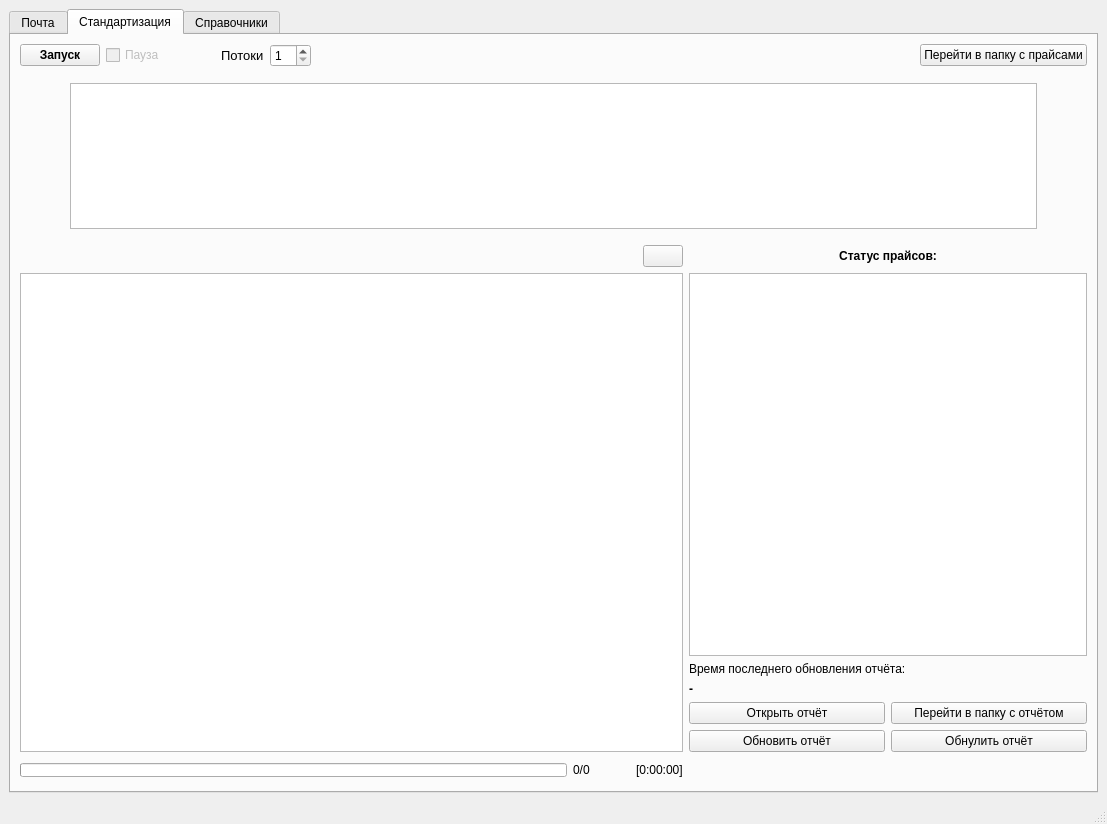
<?xml version="1.0" encoding="UTF-8"?>
<ui version="4.0">
 <class>MainWindow</class>
 <widget class="QMainWindow" name="MainWindow">
  <property name="geometry">
   <rect>
    <x>0</x>
    <y>0</y>
    <width>1107</width>
    <height>824</height>
   </rect>
  </property>
  <property name="windowTitle">
   <string>MainWindow</string>
  </property>
  <widget class="QWidget" name="centralwidget">
   <layout class="QGridLayout" name="gridLayout">
    <item row="0" column="0">
     <widget class="QTabWidget" name="tabWidget">
      <property name="currentIndex">
       <number>1</number>
      </property>
      <widget class="QWidget" name="tab_2">
       <attribute name="title">
        <string>Почта</string>
       </attribute>
       <layout class="QGridLayout" name="gridLayout_4">
        <item row="0" column="0">
         <layout class="QGridLayout" name="gridLayout_3" rowstretch="3,2,25,3,3,3,55">
          <item row="0" column="0">
           <layout class="QHBoxLayout" name="horizontalLayout_4">
            <item>
             <widget class="QPushButton" name="StartButton_0">
              <property name="font">
               <font>
                <bold>true</bold>
               </font>
              </property>
              <property name="styleSheet">
               <string notr="true"/>
              </property>
              <property name="text">
               <string>Запуск</string>
              </property>
              <property name="icon">
               <iconset theme="QIcon::ThemeIcon::MediaPlaybackStart"/>
              </property>
              <property name="iconSize">
               <size>
                <width>15</width>
                <height>15</height>
               </size>
              </property>
             </widget>
            </item>
            <item>
             <widget class="QCheckBox" name="PauseCheckBox_0">
              <property name="enabled">
               <bool>false</bool>
              </property>
              <property name="text">
               <string>Пауза</string>
              </property>
             </widget>
            </item>
            <item>
             <spacer name="horizontalSpacer_7">
              <property name="orientation">
               <enum>Qt::Orientation::Horizontal</enum>
              </property>
              <property name="sizeType">
               <enum>QSizePolicy::Policy::Expanding</enum>
              </property>
              <property name="sizeHint" stdset="0">
               <size>
                <width>40</width>
                <height>20</height>
               </size>
              </property>
             </spacer>
            </item>
            <item>
             <widget class="QPushButton" name="ToMailFilesDirButton_0">
              <property name="text">
               <string>Перейти в папку с прайсами</string>
              </property>
              <property name="icon">
               <iconset theme="QIcon::ThemeIcon::FolderOpen"/>
              </property>
              <property name="iconSize">
               <size>
                <width>15</width>
                <height>15</height>
               </size>
              </property>
             </widget>
            </item>
           </layout>
          </item>
          <item row="1" column="0">
           <widget class="QLabel" name="TableLabel_0">
            <property name="font">
             <font>
              <pointsize>10</pointsize>
              <bold>true</bold>
             </font>
            </property>
            <property name="text">
             <string>Таблица с несохранёнными прайсами:</string>
            </property>
            <property name="alignment">
             <set>Qt::AlignmentFlag::AlignLeading|Qt::AlignmentFlag::AlignLeft|Qt::AlignmentFlag::AlignVCenter</set>
            </property>
           </widget>
          </item>
          <item row="2" column="0">
           <widget class="QTableView" name="MailStatusTable_0">
            <property name="styleSheet">
             <string notr="true"/>
            </property>
            <property name="inputMethodHints">
             <set>Qt::InputMethodHint::ImhNone</set>
            </property>
           </widget>
          </item>
          <item row="3" column="0">
           <layout class="QHBoxLayout" name="horizontalLayout_5">
            <item>
             <widget class="QPushButton" name="UpdateReportButton_0">
              <property name="text">
               <string>Обновить отчёт</string>
              </property>
              <property name="icon">
               <iconset theme="QIcon::ThemeIcon::SystemReboot"/>
              </property>
              <property name="iconSize">
               <size>
                <width>13</width>
                <height>13</height>
               </size>
              </property>
             </widget>
            </item>
            <item>
             <widget class="QPushButton" name="ResetMailReportButton_0">
              <property name="text">
               <string>Обнулить отчёт</string>
              </property>
              <property name="icon">
               <iconset theme="QIcon::ThemeIcon::EditDelete"/>
              </property>
              <property name="iconSize">
               <size>
                <width>15</width>
                <height>15</height>
               </size>
              </property>
             </widget>
            </item>
            <item>
             <widget class="QPushButton" name="OpenReportButton_0">
              <property name="text">
               <string>Открыть отчёт</string>
              </property>
              <property name="icon">
               <iconset theme="QIcon::ThemeIcon::DocumentPageSetup"/>
              </property>
             </widget>
            </item>
            <item>
             <widget class="QPushButton" name="ToMailReportDirButton_0">
              <property name="text">
               <string>Перейти в папку с отчётом</string>
              </property>
              <property name="icon">
               <iconset theme="QIcon::ThemeIcon::FolderOpen"/>
              </property>
              <property name="iconSize">
               <size>
                <width>18</width>
                <height>15</height>
               </size>
              </property>
             </widget>
            </item>
            <item>
             <spacer name="horizontalSpacer_10">
              <property name="orientation">
               <enum>Qt::Orientation::Horizontal</enum>
              </property>
              <property name="sizeHint" stdset="0">
               <size>
                <width>40</width>
                <height>20</height>
               </size>
              </property>
             </spacer>
            </item>
           </layout>
          </item>
          <item row="4" column="0">
           <layout class="QHBoxLayout" name="horizontalLayout_6">
            <item>
             <widget class="QLabel" name="Label_0">
              <property name="text">
               <string>Время последнего обновления отчёта:</string>
              </property>
             </widget>
            </item>
            <item>
             <widget class="QLabel" name="TimeOfLastReportUpdatelabel_0">
              <property name="font">
               <font>
                <bold>true</bold>
               </font>
              </property>
              <property name="text">
               <string>-</string>
              </property>
             </widget>
            </item>
            <item>
             <spacer name="horizontalSpacer_8">
              <property name="orientation">
               <enum>Qt::Orientation::Horizontal</enum>
              </property>
              <property name="sizeHint" stdset="0">
               <size>
                <width>40</width>
                <height>20</height>
               </size>
              </property>
             </spacer>
            </item>
           </layout>
          </item>
          <item row="5" column="0">
           <layout class="QHBoxLayout" name="horizontalLayout_7">
            <item>
             <spacer name="horizontalSpacer_6">
              <property name="orientation">
               <enum>Qt::Orientation::Horizontal</enum>
              </property>
              <property name="sizeHint" stdset="0">
               <size>
                <width>40</width>
                <height>20</height>
               </size>
              </property>
             </spacer>
            </item>
            <item>
             <widget class="QPushButton" name="LogButton_0">
              <property name="toolTip">
               <string comment="Открыть файл с логами"/>
              </property>
              <property name="whatsThis">
               <string comment="Открыть файл с логами"/>
              </property>
              <property name="text">
               <string/>
              </property>
              <property name="icon">
               <iconset theme="QIcon::ThemeIcon::FormatJustifyLeft"/>
              </property>
              <property name="shortcut">
               <string/>
              </property>
             </widget>
            </item>
           </layout>
          </item>
          <item row="6" column="0">
           <widget class="QTextBrowser" name="ConsoleTextBrowser_0">
            <property name="toolTip">
             <string/>
            </property>
            <property name="sizeAdjustPolicy">
             <enum>QAbstractScrollArea::SizeAdjustPolicy::AdjustToContents</enum>
            </property>
           </widget>
          </item>
         </layout>
        </item>
       </layout>
      </widget>
      <widget class="QWidget" name="tab">
       <attribute name="title">
        <string>Стандартизация</string>
       </attribute>
       <layout class="QGridLayout" name="gridLayout_5">
        <item row="0" column="0">
         <layout class="QVBoxLayout" name="verticalLayout_2" stretch="5,1,15,1,55">
          <item>
           <layout class="QHBoxLayout" name="horizontalLayout_2">
            <item>
             <widget class="QPushButton" name="StartButton_1">
              <property name="font">
               <font>
                <bold>true</bold>
               </font>
              </property>
              <property name="styleSheet">
               <string notr="true"/>
              </property>
              <property name="text">
               <string>Запуск</string>
              </property>
              <property name="icon">
               <iconset theme="QIcon::ThemeIcon::MediaPlaybackStart"/>
              </property>
             </widget>
            </item>
            <item>
             <widget class="QCheckBox" name="PauseCheckBox_1">
              <property name="enabled">
               <bool>false</bool>
              </property>
              <property name="text">
               <string>Пауза</string>
              </property>
             </widget>
            </item>
            <item>
             <spacer name="horizontalSpacer_11">
              <property name="orientation">
               <enum>Qt::Orientation::Horizontal</enum>
              </property>
              <property name="sizeType">
               <enum>QSizePolicy::Policy::Minimum</enum>
              </property>
              <property name="sizeHint" stdset="0">
               <size>
                <width>50</width>
                <height>20</height>
               </size>
              </property>
             </spacer>
            </item>
            <item>
             <widget class="QLabel" name="ThreadLabel_1">
              <property name="font">
               <font>
                <pointsize>10</pointsize>
               </font>
              </property>
              <property name="text">
               <string>Потоки</string>
              </property>
             </widget>
            </item>
            <item>
             <widget class="QSpinBox" name="ThreadSpinBox">
              <property name="minimum">
               <number>1</number>
              </property>
              <property name="maximum">
               <number>10</number>
              </property>
             </widget>
            </item>
            <item>
             <spacer name="horizontalSpacer_5">
              <property name="orientation">
               <enum>Qt::Orientation::Horizontal</enum>
              </property>
              <property name="sizeHint" stdset="0">
               <size>
                <width>40</width>
                <height>20</height>
               </size>
              </property>
             </spacer>
            </item>
            <item>
             <widget class="QPushButton" name="ToFilesDirButton_1">
              <property name="text">
               <string>Перейти в папку с прайсами</string>
              </property>
              <property name="icon">
               <iconset theme="QIcon::ThemeIcon::FolderOpen"/>
              </property>
              <property name="iconSize">
               <size>
                <width>15</width>
                <height>15</height>
               </size>
              </property>
             </widget>
            </item>
           </layout>
          </item>
          <item>
           <spacer name="verticalSpacer">
            <property name="orientation">
             <enum>Qt::Orientation::Vertical</enum>
            </property>
            <property name="sizeHint" stdset="0">
             <size>
              <width>20</width>
              <height>18</height>
             </size>
            </property>
           </spacer>
          </item>
          <item>
           <layout class="QHBoxLayout" name="horizontalLayout" stretch="0,0,0">
            <item>
             <spacer name="horizontalSpacer">
              <property name="orientation">
               <enum>Qt::Orientation::Horizontal</enum>
              </property>
              <property name="sizeType">
               <enum>QSizePolicy::Policy::Minimum</enum>
              </property>
              <property name="sizeHint" stdset="0">
               <size>
                <width>50</width>
                <height>20</height>
               </size>
              </property>
             </spacer>
            </item>
            <item>
             <widget class="QTableView" name="PriceStatusTableView_1">
              <property name="styleSheet">
               <string notr="true"/>
              </property>
              <property name="inputMethodHints">
               <set>Qt::InputMethodHint::ImhNone</set>
              </property>
             </widget>
            </item>
            <item>
             <spacer name="horizontalSpacer_2">
              <property name="orientation">
               <enum>Qt::Orientation::Horizontal</enum>
              </property>
              <property name="sizeType">
               <enum>QSizePolicy::Policy::Minimum</enum>
              </property>
              <property name="sizeHint" stdset="0">
               <size>
                <width>50</width>
                <height>20</height>
               </size>
              </property>
             </spacer>
            </item>
           </layout>
          </item>
          <item>
           <spacer name="verticalSpacer_2">
            <property name="orientation">
             <enum>Qt::Orientation::Vertical</enum>
            </property>
            <property name="sizeHint" stdset="0">
             <size>
              <width>20</width>
              <height>13</height>
             </size>
            </property>
           </spacer>
          </item>
          <item>
           <layout class="QGridLayout" name="gridLayout_2" rowstretch="3,60,3" columnstretch="5,3">
            <item row="0" column="0">
             <layout class="QHBoxLayout" name="horizontalLayout_8">
              <item>
               <spacer name="horizontalSpacer_9">
                <property name="orientation">
                 <enum>Qt::Orientation::Horizontal</enum>
                </property>
                <property name="sizeHint" stdset="0">
                 <size>
                  <width>40</width>
                  <height>20</height>
                 </size>
                </property>
               </spacer>
              </item>
              <item>
               <widget class="QPushButton" name="LogButton_1">
                <property name="text">
                 <string/>
                </property>
                <property name="icon">
                 <iconset theme="QIcon::ThemeIcon::FormatJustifyLeft"/>
                </property>
               </widget>
              </item>
             </layout>
            </item>
            <item row="0" column="1">
             <widget class="QLabel" name="NotMatchedLabel_1">
              <property name="font">
               <font>
                <bold>true</bold>
               </font>
              </property>
              <property name="text">
               <string>Статус прайсов:</string>
              </property>
              <property name="alignment">
               <set>Qt::AlignmentFlag::AlignCenter</set>
              </property>
             </widget>
            </item>
            <item row="1" column="0">
             <widget class="QTextBrowser" name="ConsoleTextBrowser_1">
              <property name="sizeAdjustPolicy">
               <enum>QAbstractScrollArea::SizeAdjustPolicy::AdjustToContents</enum>
              </property>
             </widget>
            </item>
            <item row="1" column="1">
             <layout class="QVBoxLayout" name="verticalLayout">
              <item>
               <widget class="QTableView" name="NotMatchedTableView_1"/>
              </item>
              <item>
               <widget class="QLabel" name="Label_1">
                <property name="text">
                 <string>Время последнего обновления отчёта:</string>
                </property>
               </widget>
              </item>
              <item>
               <widget class="QLabel" name="TimeOfLastReportUpdatelabel_1">
                <property name="font">
                 <font>
                  <bold>true</bold>
                 </font>
                </property>
                <property name="text">
                 <string>-</string>
                </property>
               </widget>
              </item>
              <item>
               <layout class="QHBoxLayout" name="horizontalLayout_9">
                <item>
                 <widget class="QPushButton" name="OpenReportButton_1">
                  <property name="text">
                   <string>Открыть отчёт</string>
                  </property>
                  <property name="icon">
                   <iconset theme="QIcon::ThemeIcon::DocumentPageSetup"/>
                  </property>
                 </widget>
                </item>
                <item>
                 <widget class="QPushButton" name="ToReportDirButton_1">
                  <property name="text">
                   <string>Перейти в папку с отчётом</string>
                  </property>
                  <property name="icon">
                   <iconset theme="QIcon::ThemeIcon::FolderOpen"/>
                  </property>
                  <property name="iconSize">
                   <size>
                    <width>18</width>
                    <height>15</height>
                   </size>
                  </property>
                 </widget>
                </item>
               </layout>
              </item>
              <item>
               <layout class="QHBoxLayout" name="horizontalLayout_10">
                <item>
                 <widget class="QPushButton" name="UpdateReportButton_1">
                  <property name="text">
                   <string>Обновить отчёт</string>
                  </property>
                  <property name="icon">
                   <iconset theme="QIcon::ThemeIcon::SystemReboot"/>
                  </property>
                  <property name="iconSize">
                   <size>
                    <width>13</width>
                    <height>13</height>
                   </size>
                  </property>
                 </widget>
                </item>
                <item>
                 <widget class="QPushButton" name="ResetMailReportButton_1">
                  <property name="text">
                   <string>Обнулить отчёт</string>
                  </property>
                  <property name="icon">
                   <iconset theme="QIcon::ThemeIcon::EditDelete"/>
                  </property>
                  <property name="iconSize">
                   <size>
                    <width>15</width>
                    <height>15</height>
                   </size>
                  </property>
                 </widget>
                </item>
               </layout>
              </item>
             </layout>
            </item>
            <item row="2" column="0">
             <layout class="QHBoxLayout" name="horizontalLayout_3">
              <item>
               <widget class="QProgressBar" name="progressBar_1">
                <property name="maximumSize">
                 <size>
                  <width>16777215</width>
                  <height>14</height>
                 </size>
                </property>
                <property name="styleSheet">
                 <string notr="true"/>
                </property>
                <property name="value">
                 <number>0</number>
                </property>
                <property name="textVisible">
                 <bool>false</bool>
                </property>
                <property name="format">
                 <string>%p%</string>
                </property>
               </widget>
              </item>
              <item>
               <widget class="QLabel" name="ProgressLabel_1">
                <property name="text">
                 <string>0/0</string>
                </property>
               </widget>
              </item>
              <item>
               <spacer name="horizontalSpacer_4">
                <property name="orientation">
                 <enum>Qt::Orientation::Horizontal</enum>
                </property>
                <property name="sizeType">
                 <enum>QSizePolicy::Policy::Minimum</enum>
                </property>
                <property name="sizeHint" stdset="0">
                 <size>
                  <width>40</width>
                  <height>20</height>
                 </size>
                </property>
               </spacer>
              </item>
              <item>
               <widget class="QLabel" name="TotalTimeLabel">
                <property name="frameShape">
                 <enum>QFrame::Shape::NoFrame</enum>
                </property>
                <property name="text">
                 <string>[0:00:00]</string>
                </property>
               </widget>
              </item>
             </layout>
            </item>
            <item row="2" column="1">
             <spacer name="horizontalSpacer_3">
              <property name="orientation">
               <enum>Qt::Orientation::Horizontal</enum>
              </property>
              <property name="sizeHint" stdset="0">
               <size>
                <width>40</width>
                <height>20</height>
               </size>
              </property>
             </spacer>
            </item>
           </layout>
          </item>
         </layout>
        </item>
       </layout>
      </widget>
      <widget class="QWidget" name="tab_3">
       <attribute name="title">
        <string>Справочники</string>
       </attribute>
       <layout class="QGridLayout" name="gridLayout_10">
        <item row="0" column="0">
         <layout class="QVBoxLayout" name="verticalLayout_4" stretch="3,1,15,3,40">
          <item>
           <layout class="QHBoxLayout" name="horizontalLayout_11">
            <item>
             <widget class="QPushButton" name="StartButton_2">
              <property name="font">
               <font>
                <bold>true</bold>
               </font>
              </property>
              <property name="styleSheet">
               <string notr="true"/>
              </property>
              <property name="text">
               <string>Запуск</string>
              </property>
              <property name="icon">
               <iconset theme="QIcon::ThemeIcon::MediaPlaybackStart"/>
              </property>
             </widget>
            </item>
            <item>
             <widget class="QCheckBox" name="PauseCheckBox_2">
              <property name="enabled">
               <bool>false</bool>
              </property>
              <property name="text">
               <string>Пауза</string>
              </property>
             </widget>
            </item>
            <item>
             <spacer name="horizontalSpacer_12">
              <property name="orientation">
               <enum>Qt::Orientation::Horizontal</enum>
              </property>
              <property name="sizeHint" stdset="0">
               <size>
                <width>40</width>
                <height>20</height>
               </size>
              </property>
             </spacer>
            </item>
            <item>
             <widget class="QPushButton" name="ToReportDirButton_2">
              <property name="text">
               <string>Перейти в папку со справочниками и отчётами</string>
              </property>
              <property name="icon">
               <iconset theme="QIcon::ThemeIcon::FolderOpen"/>
              </property>
              <property name="iconSize">
               <size>
                <width>18</width>
                <height>15</height>
               </size>
              </property>
             </widget>
            </item>
           </layout>
          </item>
          <item>
           <spacer name="verticalSpacer_3">
            <property name="orientation">
             <enum>Qt::Orientation::Vertical</enum>
            </property>
            <property name="sizeType">
             <enum>QSizePolicy::Policy::Minimum</enum>
            </property>
            <property name="sizeHint" stdset="0">
             <size>
              <width>20</width>
              <height>13</height>
             </size>
            </property>
           </spacer>
          </item>
          <item>
           <layout class="QGridLayout" name="gridLayout_6" columnstretch="3,10,3,10,3">
            <item row="1" column="0">
             <spacer name="horizontalSpacer_13">
              <property name="orientation">
               <enum>Qt::Orientation::Horizontal</enum>
              </property>
              <property name="sizeType">
               <enum>QSizePolicy::Policy::Minimum</enum>
              </property>
              <property name="sizeHint" stdset="0">
               <size>
                <width>20</width>
                <height>20</height>
               </size>
              </property>
             </spacer>
            </item>
            <item row="1" column="4">
             <spacer name="horizontalSpacer_15">
              <property name="orientation">
               <enum>Qt::Orientation::Horizontal</enum>
              </property>
              <property name="sizeType">
               <enum>QSizePolicy::Policy::Minimum</enum>
              </property>
              <property name="sizeHint" stdset="0">
               <size>
                <width>20</width>
                <height>20</height>
               </size>
              </property>
             </spacer>
            </item>
            <item row="0" column="1">
             <layout class="QHBoxLayout" name="horizontalLayout_15">
              <item>
               <widget class="QLabel" name="CatalogUpdateTimeLabel_2">
                <property name="font">
                 <font>
                  <pointsize>10</pointsize>
                  <bold>true</bold>
                 </font>
                </property>
                <property name="text">
                 <string>Последние обновления - справочники:</string>
                </property>
                <property name="alignment">
                 <set>Qt::AlignmentFlag::AlignCenter</set>
                </property>
               </widget>
              </item>
              <item>
               <spacer name="horizontalSpacer_22">
                <property name="orientation">
                 <enum>Qt::Orientation::Horizontal</enum>
                </property>
                <property name="sizeHint" stdset="0">
                 <size>
                  <width>40</width>
                  <height>20</height>
                 </size>
                </property>
               </spacer>
              </item>
              <item>
               <widget class="QPushButton" name="CatalogUpdateTimeTableUpdateButton_2">
                <property name="text">
                 <string/>
                </property>
                <property name="icon">
                 <iconset theme="QIcon::ThemeIcon::ViewRestore"/>
                </property>
               </widget>
              </item>
             </layout>
            </item>
            <item row="1" column="2">
             <spacer name="horizontalSpacer_14">
              <property name="orientation">
               <enum>Qt::Orientation::Horizontal</enum>
              </property>
              <property name="sizeType">
               <enum>QSizePolicy::Policy::Minimum</enum>
              </property>
              <property name="sizeHint" stdset="0">
               <size>
                <width>30</width>
                <height>20</height>
               </size>
              </property>
             </spacer>
            </item>
            <item row="1" column="3">
             <widget class="QTableView" name="CurrencyTableView_2"/>
            </item>
            <item row="1" column="1">
             <widget class="QTableView" name="CatalogUpdateTimeTableView_2"/>
            </item>
            <item row="0" column="3">
             <layout class="QHBoxLayout" name="horizontalLayout_16">
              <item>
               <widget class="QLabel" name="CurrencyLabel_2">
                <property name="font">
                 <font>
                  <pointsize>10</pointsize>
                  <bold>true</bold>
                 </font>
                </property>
                <property name="text">
                 <string>Курс валют:</string>
                </property>
                <property name="alignment">
                 <set>Qt::AlignmentFlag::AlignCenter</set>
                </property>
               </widget>
              </item>
              <item>
               <spacer name="horizontalSpacer_23">
                <property name="orientation">
                 <enum>Qt::Orientation::Horizontal</enum>
                </property>
                <property name="sizeHint" stdset="0">
                 <size>
                  <width>40</width>
                  <height>20</height>
                 </size>
                </property>
               </spacer>
              </item>
              <item>
               <widget class="QPushButton" name="CurrencyTableUpdateButton_2">
                <property name="text">
                 <string/>
                </property>
                <property name="icon">
                 <iconset theme="QIcon::ThemeIcon::ViewRestore"/>
                </property>
               </widget>
              </item>
             </layout>
            </item>
            <item row="2" column="1">
             <widget class="QLabel" name="CatalogUpdateTime_TimeLabel2">
              <property name="text">
               <string>-</string>
              </property>
             </widget>
            </item>
            <item row="2" column="3">
             <widget class="QLabel" name="CurrencyTable_TimeLabel2">
              <property name="text">
               <string>-</string>
              </property>
             </widget>
            </item>
           </layout>
          </item>
          <item>
           <spacer name="verticalSpacer_6">
            <property name="orientation">
             <enum>Qt::Orientation::Vertical</enum>
            </property>
            <property name="sizeType">
             <enum>QSizePolicy::Policy::Minimum</enum>
            </property>
            <property name="sizeHint" stdset="0">
             <size>
              <width>20</width>
              <height>13</height>
             </size>
            </property>
           </spacer>
          </item>
          <item>
           <layout class="QGridLayout" name="gridLayout_9" columnstretch="8,3">
            <item row="0" column="0">
             <layout class="QHBoxLayout" name="horizontalLayout_12">
              <item>
               <spacer name="horizontalSpacer_16">
                <property name="orientation">
                 <enum>Qt::Orientation::Horizontal</enum>
                </property>
                <property name="sizeHint" stdset="0">
                 <size>
                  <width>40</width>
                  <height>20</height>
                 </size>
                </property>
               </spacer>
              </item>
              <item>
               <widget class="QPushButton" name="LogButton_2">
                <property name="text">
                 <string/>
                </property>
                <property name="icon">
                 <iconset theme="QIcon::ThemeIcon::FormatJustifyLeft"/>
                </property>
               </widget>
              </item>
             </layout>
            </item>
            <item row="0" column="1">
             <spacer name="horizontalSpacer_19">
              <property name="orientation">
               <enum>Qt::Orientation::Horizontal</enum>
              </property>
              <property name="sizeHint" stdset="0">
               <size>
                <width>40</width>
                <height>20</height>
               </size>
              </property>
             </spacer>
            </item>
            <item row="1" column="0">
             <widget class="QTextBrowser" name="ConsoleTextBrowser_2">
              <property name="sizeAdjustPolicy">
               <enum>QAbstractScrollArea::SizeAdjustPolicy::AdjustToContents</enum>
              </property>
             </widget>
            </item>
            <item row="1" column="1">
             <layout class="QVBoxLayout" name="verticalLayout_3">
              <item>
               <widget class="QGroupBox" name="groupBox">
                <property name="title">
                 <string/>
                </property>
                <layout class="QGridLayout" name="gridLayout_8">
                 <item row="0" column="1">
                  <widget class="QTimeEdit" name="BasePriceTimeEdit_2"/>
                 </item>
                 <item row="0" column="2">
                  <widget class="QPushButton" name="CreateBasePriceButton_2">
                   <property name="text">
                    <string>Сформировать</string>
                   </property>
                  </widget>
                 </item>
                 <item row="0" column="0">
                  <widget class="QLabel" name="BasePriceLabel_2">
                   <property name="font">
                    <font>
                     <pointsize>10</pointsize>
                    </font>
                   </property>
                   <property name="text">
                    <string>Базовая цена</string>
                   </property>
                  </widget>
                 </item>
                 <item row="1" column="2">
                  <widget class="QPushButton" name="CreateMassOffersButton_2">
                   <property name="text">
                    <string>Сформировать</string>
                   </property>
                  </widget>
                 </item>
                 <item row="1" column="1">
                  <widget class="QTimeEdit" name="MassOffersTimeEdit_2"/>
                 </item>
                 <item row="1" column="0">
                  <widget class="QLabel" name="MassOffersLabel_2">
                   <property name="font">
                    <font>
                     <pointsize>10</pointsize>
                    </font>
                   </property>
                   <property name="text">
                    <string>предложений в опте</string>
                   </property>
                  </widget>
                 </item>
                 <item row="0" column="3">
                  <widget class="QPushButton" name="OpenBasePriceButton_2">
                   <property name="text">
                    <string>Открыть</string>
                   </property>
                  </widget>
                 </item>
                 <item row="1" column="3">
                  <widget class="QPushButton" name="OpenMassOffersButton_2">
                   <property name="text">
                    <string>Открыть</string>
                   </property>
                  </widget>
                 </item>
                </layout>
               </widget>
              </item>
              <item>
               <layout class="QHBoxLayout" name="horizontalLayout_13">
                <item>
                 <spacer name="horizontalSpacer_17">
                  <property name="orientation">
                   <enum>Qt::Orientation::Horizontal</enum>
                  </property>
                  <property name="sizeHint" stdset="0">
                   <size>
                    <width>40</width>
                    <height>20</height>
                   </size>
                  </property>
                 </spacer>
                </item>
                <item>
                 <widget class="QPushButton" name="TimeSaveButton_2">
                  <property name="text">
                   <string>Сохранить время</string>
                  </property>
                  <property name="icon">
                   <iconset theme="QIcon::ThemeIcon::DocumentSave"/>
                  </property>
                 </widget>
                </item>
                <item>
                 <spacer name="horizontalSpacer_18">
                  <property name="orientation">
                   <enum>Qt::Orientation::Horizontal</enum>
                  </property>
                  <property name="sizeHint" stdset="0">
                   <size>
                    <width>40</width>
                    <height>20</height>
                   </size>
                  </property>
                 </spacer>
                </item>
               </layout>
              </item>
              <item>
               <spacer name="verticalSpacer_4">
                <property name="orientation">
                 <enum>Qt::Orientation::Vertical</enum>
                </property>
                <property name="sizeType">
                 <enum>QSizePolicy::Policy::Minimum</enum>
                </property>
                <property name="sizeHint" stdset="0">
                 <size>
                  <width>20</width>
                  <height>30</height>
                 </size>
                </property>
               </spacer>
              </item>
              <item>
               <widget class="QGroupBox" name="groupBox_2">
                <property name="title">
                 <string/>
                </property>
                <layout class="QGridLayout" name="gridLayout_7">
                 <item row="1" column="2">
                  <widget class="QPushButton" name="ResetMailReporButton_2">
                   <property name="text">
                    <string>Обнулить отчёт</string>
                   </property>
                  </widget>
                 </item>
                 <item row="1" column="1">
                  <widget class="QPushButton" name="CreateMailReporButton_2">
                   <property name="text">
                    <string>Создать отчёт</string>
                   </property>
                  </widget>
                 </item>
                 <item row="1" column="0">
                  <widget class="QLabel" name="MailReportLabel_2">
                   <property name="font">
                    <font>
                     <pointsize>10</pointsize>
                    </font>
                   </property>
                   <property name="text">
                    <string>Отчёт почта</string>
                   </property>
                  </widget>
                 </item>
                 <item row="0" column="0">
                  <widget class="QLabel" name="PriceStatusLabel_2">
                   <property name="font">
                    <font>
                     <pointsize>10</pointsize>
                    </font>
                   </property>
                   <property name="text">
                    <string>Состояние прайсов</string>
                   </property>
                  </widget>
                 </item>
                 <item row="0" column="1">
                  <widget class="QPushButton" name="CreatePriceStatusButton_2">
                   <property name="text">
                    <string>Создать отчёт</string>
                   </property>
                  </widget>
                 </item>
                 <item row="0" column="2">
                  <widget class="QPushButton" name="ResetPriceStatusButton_2">
                   <property name="text">
                    <string>Обнулить отчёт</string>
                   </property>
                  </widget>
                 </item>
                 <item row="0" column="3">
                  <widget class="QPushButton" name="OpenPriceStatusButton_2">
                   <property name="text">
                    <string>Открыть</string>
                   </property>
                  </widget>
                 </item>
                 <item row="1" column="3">
                  <widget class="QPushButton" name="OpenMailReporButton_2">
                   <property name="text">
                    <string>Открыть</string>
                   </property>
                  </widget>
                 </item>
                </layout>
               </widget>
              </item>
              <item>
               <spacer name="verticalSpacer_7">
                <property name="orientation">
                 <enum>Qt::Orientation::Vertical</enum>
                </property>
                <property name="sizeType">
                 <enum>QSizePolicy::Policy::Minimum</enum>
                </property>
                <property name="sizeHint" stdset="0">
                 <size>
                  <width>20</width>
                  <height>30</height>
                 </size>
                </property>
               </spacer>
              </item>
              <item>
               <layout class="QHBoxLayout" name="horizontalLayout_14">
                <item>
                 <spacer name="horizontalSpacer_20">
                  <property name="orientation">
                   <enum>Qt::Orientation::Horizontal</enum>
                  </property>
                  <property name="sizeHint" stdset="0">
                   <size>
                    <width>40</width>
                    <height>20</height>
                   </size>
                  </property>
                 </spacer>
                </item>
                <item>
                 <widget class="QPushButton" name="ResetDBButton_2">
                  <property name="text">
                   <string>Обнулить БД</string>
                  </property>
                 </widget>
                </item>
                <item>
                 <spacer name="horizontalSpacer_21">
                  <property name="orientation">
                   <enum>Qt::Orientation::Horizontal</enum>
                  </property>
                  <property name="sizeHint" stdset="0">
                   <size>
                    <width>40</width>
                    <height>20</height>
                   </size>
                  </property>
                 </spacer>
                </item>
               </layout>
              </item>
              <item>
               <spacer name="verticalSpacer_5">
                <property name="orientation">
                 <enum>Qt::Orientation::Vertical</enum>
                </property>
                <property name="sizeHint" stdset="0">
                 <size>
                  <width>20</width>
                  <height>40</height>
                 </size>
                </property>
               </spacer>
              </item>
             </layout>
            </item>
           </layout>
          </item>
         </layout>
        </item>
       </layout>
      </widget>
     </widget>
    </item>
   </layout>
  </widget>
  <widget class="QMenuBar" name="menubar">
   <property name="geometry">
    <rect>
     <x>0</x>
     <y>0</y>
     <width>1107</width>
     <height>22</height>
    </rect>
   </property>
  </widget>
  <widget class="QStatusBar" name="statusbar"/>
 </widget>
 <resources/>
 <connections/>
</ui>
